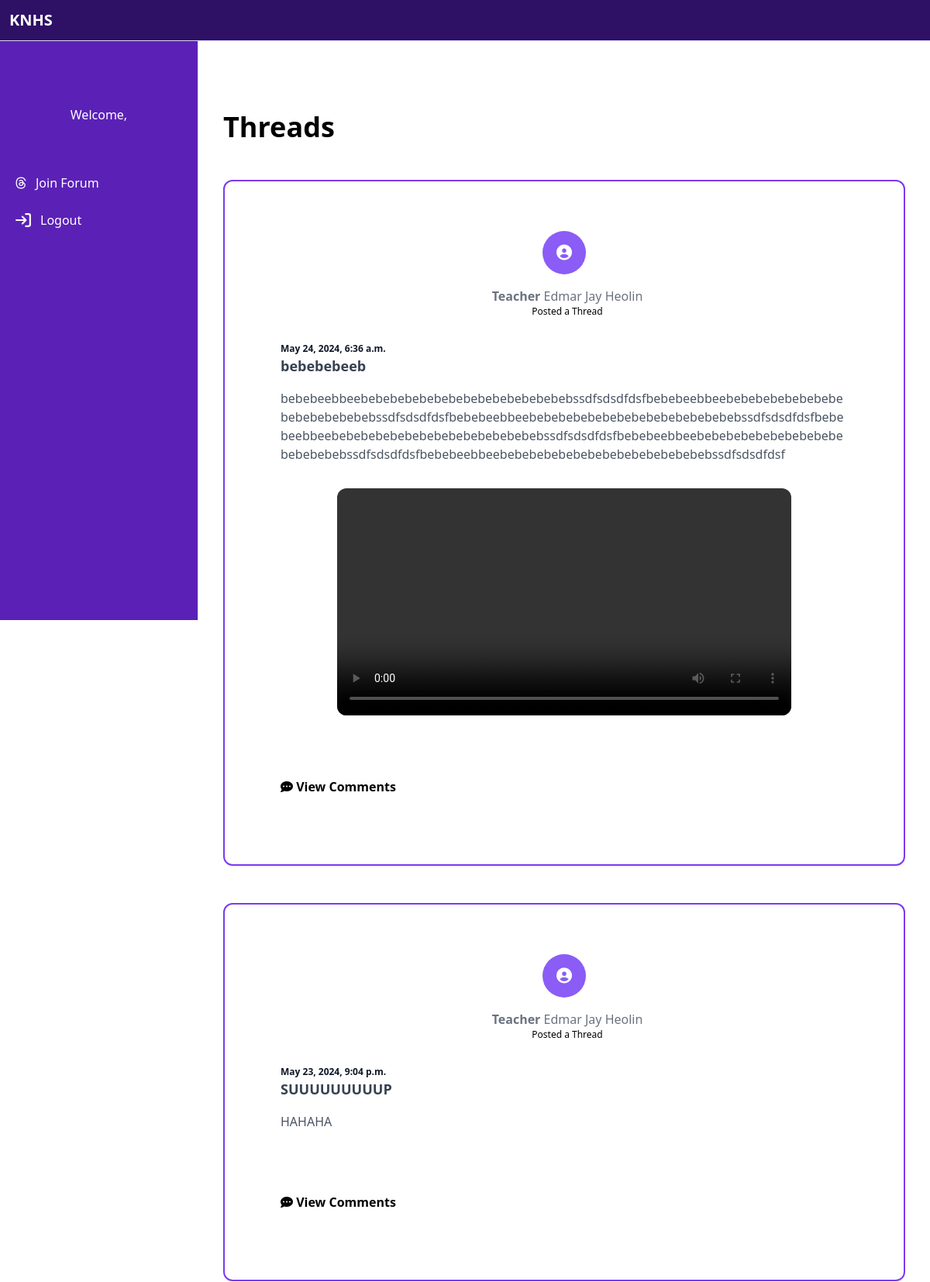
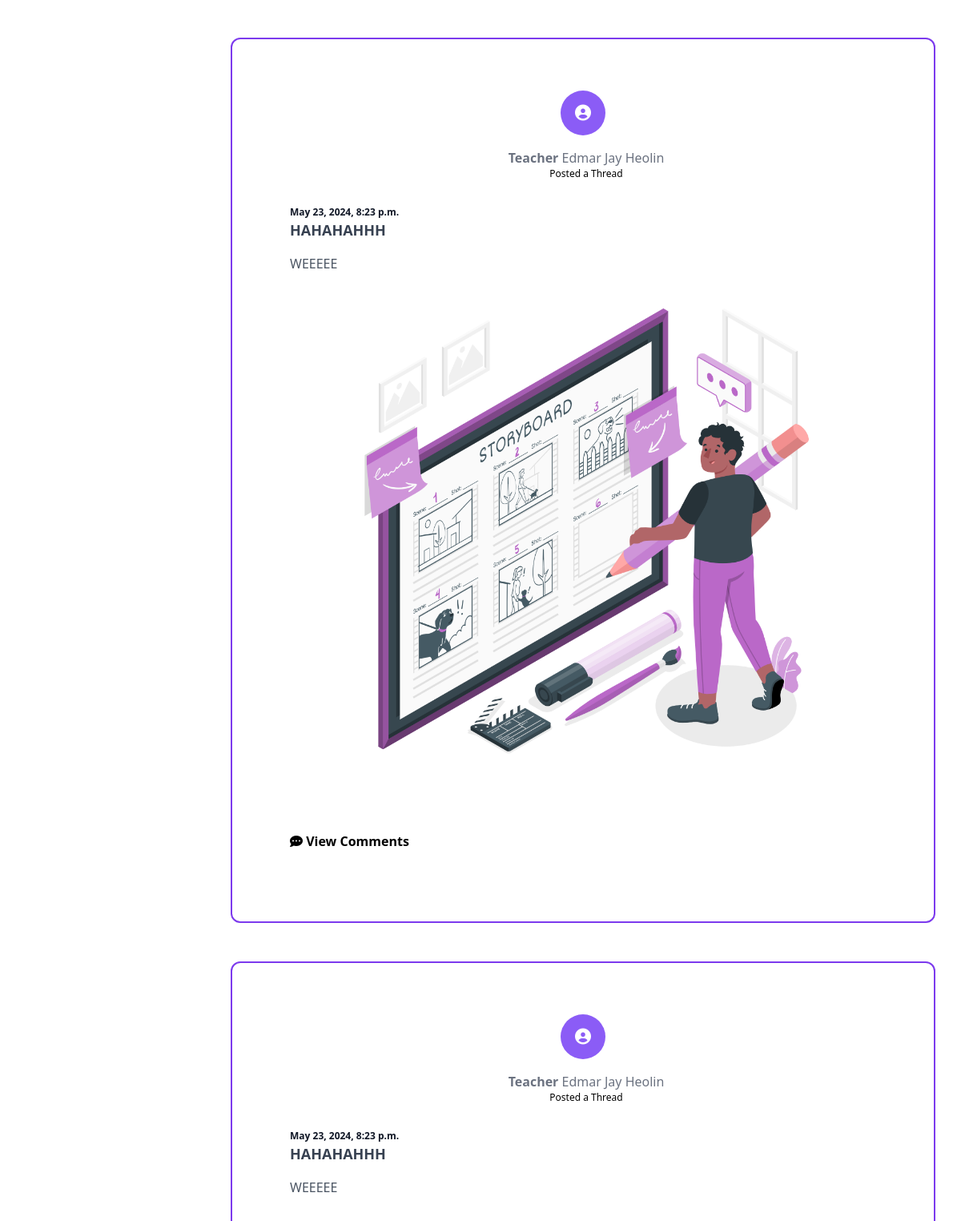
Screenshot of /student_forum (upper part) with the database file from the repository (2 pictures, top to bottom).
### users/models.py (models this page shows)
class Forum(models.Model):
    title = models.CharField(max_length=10000)
    file = models.FileField(
        upload_to='media/announcement',
        validators=[
            FileExtensionValidator(allowed_extensions=['png', 'jpeg', 'jpg', 'pdf', 'word', 'ppt', 'xlsx', 'csv', 'gif'])
        ],
        null=True,  # Allow null values
        blank=True  # Also allow empty values (in forms)
    )
    upload_date = models.DateTimeField(default=now)
    description = models.TextField()
    uploader = models.ForeignKey(User, on_delete=models.CASCADE)

### users/views.py (the view, shortened to what this page needs)
# urls.py: path('student_forum', views.student_forum, name='student_forum'),
def student_forum(request):
    forums = Forum.objects.annotate(comment_count=Count('comments')).order_by('-upload_date')
    comments_lists = Comments.objects.all().order_by('comment_date')
    context = {
        'forums': forums,
        'comments_lists': comments_lists,
    }
    return render(request, 'student/forums.html', context)

### users/templates/student/forums.html (shortened to what this page needs)
{% load static tailwind_tags %}<!DOCTYPE html>
<html lang="en">
	<head>
		<link
			rel="stylesheet"
			href="https://cdnjs.cloudflare.com/ajax/libs/font-awesome/6.5.2/css/all.min.css" />
		<link
			href="https://cdnjs.cloudflare.com/ajax/libs/flowbite/2.3.0/flowbite.min.css"
			rel="stylesheet" />
		<link
			rel="stylesheet"
			href="{% static 'css/style.css' %}" />
		{% tailwind_css %}
	</head>
	<body class="bg-white">
		{% include 'includes/student_sidebar.html' %}
		<div class="p-2 sm:p-4 sm:ml-64 mt-24">
			<div class="p-4">
				<div>
					<p class="text-left text-4xl font-bold my-4">Threads</p>
				</div>
				{% for forum in forums %}
				<div
					class="flex items-center justify-start overflow-x-hidden border-2 border-violet-600 my-12 rounded-xl w-full">
					<div class="px-1 sm:px-8 py-1 sm:py-8 w-full">
						<div class="bg-white/90 rounded-2xl px-10 py-8">
							<div class="flex flex-col items-center justify-center align-middle w-full">
								<div
									class="w-14 h-14 mb-4 bg-violet-500 rounded-full flex items-center justify-center font-bold text-white">
									<i
										class="fa fa-user-circle text-xl"
										aria-hidden="true"></i>
								</div>
								<div class="flex flex-col">
									<div class="flex flex-row justify-between">
										<p class="ml-2 text-gray-500">
											<b>{{forum.uploader.last_name}}</b>
											{{forum.uploader.first_name}}
										</p>
									</div>
									<p class="ml-2 text-xs text-center">Posted a Thread</p>
								</div>
							</div>
							<div class="mt-8">
								<p class="text-gray-900 text-xs font-bold">{{forum.upload_date}}</p>
								<h1 class="text-lg text-gray-700 font-semibold hover:underline cursor-pointer">{{forum.title}}</h1>
								<p class="mt-4 text-md text-gray-600 break-all">{{forum.description}}</p>
								{% if forum.file %}
									{% with file_extension=forum.file.name|lower|slice:"-4:" %}
										{% if file_extension == '.png' or file_extension == '.jpg' or file_extension == '.jpeg' or file_extension == '.gif' %}
											<center>
												<img src="{{ forum.file.url }}" alt="Attached image" width="80%" class="my-8 rounded-xl" />
											</center>
										{% elif file_extension == '.mp4' or file_extension == '.webm' or file_extension == '.ogg' %}
											<center>
												<video width="80%" controls class="my-8 rounded-xl">
													<source src="{{ forum.file.url }}" type="video/{{ file_extension|slice:'-3:' }}">
												</video>
											</center>
										{% else %}
											<center>
												<a href="{{ forum.file.url }}" download class="my-8 rounded-xl bg-blue-700 text-white py-1.5 px-4 text-left shadow-xl hover:scale-110 duration-300">Download file</a>
											</center>
										{% endif %}
									{% endwith %}
								{% endif %}
								<div class="flex justify-between items-center mt-14">
									<div class="flex items-center space-x-4 py-6">
										<a
											href="{% url 'forum_page' %}?forum_id={{ forum.id }}"
											class="text-md font-semibold hover:text-violet-400 hover:scale-105 duration-300">
											<i class="fa-solid fa-comment-dots"></i>
											View Comments
										</a>
									</div>
								</div>
							</div>
						</div>
					</div>
				</div>
				{% endfor %}
			</div>
		</div>
	</body>
</html>

### rows the page displays
Forum: uploader.last_name "Teacher", uploader.first_name "Edmar Jay Heolin", upload_date "May 24, 2024, 6:36 a.m.", title "bebebebeeb", description "bebebeebbeebebebebebebebebebebebebebebebssdfsdsdfdsfbebebeebbeebebebebebebebebebebebebebebebssdfsdsdfdsfbebebeebbeebebebebebebebebebebebebebebebssdfsdsdfdsfbebebeebbeebebebebebebebebebebebebebebebssdfsdsdfdsfbebebeebbeebebebebebebebebebebebebebebebssdfsdsdfdsfbebebeebbeebebebebebebebebebebebebebebebssdfsdsdfdsf"
Forum: uploader.last_name "Teacher", uploader.first_name "Edmar Jay Heolin", upload_date "May 23, 2024, 9:04 p.m.", title "SUUUUUUUUUP", description "HAHAHA"
Forum: uploader.last_name "Teacher", uploader.first_name "Edmar Jay Heolin", upload_date "May 23, 2024, 8:23 p.m.", title "HAHAHAHHH", description "WEEEEE", file (picture)
Forum: uploader.last_name "Teacher", uploader.first_name "Edmar Jay Heolin", upload_date "May 23, 2024, 8:23 p.m.", title "HAHAHAHHH", description "WEEEEE"
